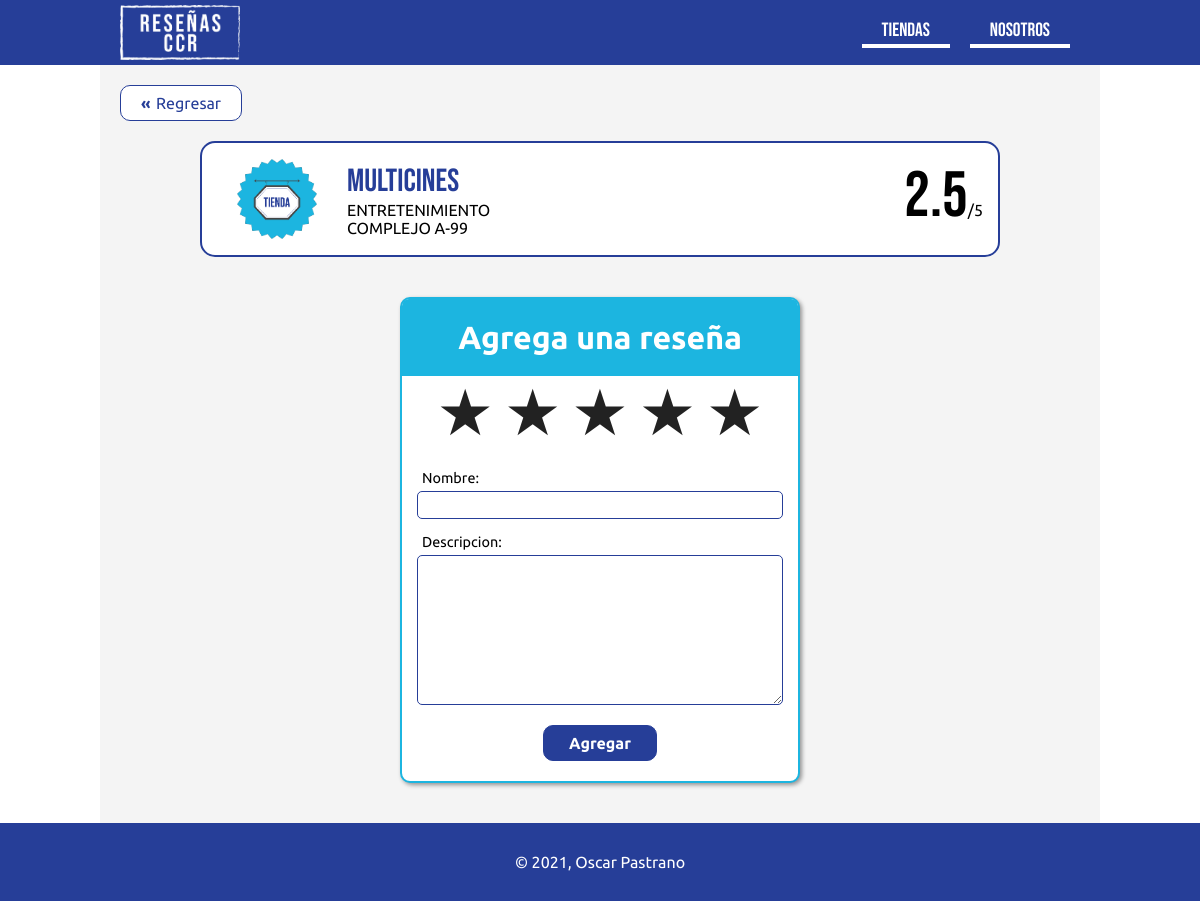
Screenshot of /review/348/ with the database file from the repository.
### reviews/models.py (models this page shows, shortened)
class Store(models.Model):
	name = models.CharField(max_length=150)
	room = models.CharField(max_length=150,  null=True, blank=True)
	description = models.TextField( null=True, blank=True)
	score = models.DecimalField(max_digits=4, decimal_places=2, null=True, blank=True)
	logo = models.TextField( null=True, blank=True)
	category = models.ForeignKey(
		Category, on_delete=models.SET_NULL, related_name='stores', null=True, blank=True
	)
	class Meta:
		ordering = ['name']
	def totalScore(self):
		total = 0
		for rev in self.reviews.all():
			total = total + rev.score
		if total > 0:
			return total / len(self.reviews.all())
		else:
			return 0

class Category(models.Model):
	name = models.CharField(max_length=150)
	description = models.TextField(null=True, blank=True)
	class Meta:
		ordering = ['name']

class Review(models.Model):
	score = models.IntegerField()
	name = models.CharField(max_length=150, blank=True)
	description = models.TextField( null=True, blank=True)
	created = models.DateTimeField(auto_now_add=True)
	store = models.ForeignKey(
		Store, on_delete=models.SET_NULL, related_name='reviews', null=True, blank=True
	)
	class Meta:
		ordering = ['-created']

### reviews/views.py (the view)
# urls.py: path('review/<int:storeId>/', createReview, name='create'),
def createReview(request, storeId):
	store = Store.objects.get(id=storeId)
	if request.method == 'POST':
		form = ReviewForm(request.POST)
		if form.is_valid():
			instance = form.save(commit=False)
			instance.store=store
			instance.save()
			return redirect('reviews:store', storeId)
	else:
		form = ReviewForm()
	context = {
		'form': form,
		'store': store
	}
	return render(request, 'reviews/review_add.html', context)

### reviews/forms.py (shortened to what this page needs)
class ReviewForm(ModelForm):
	class Meta:
		model = Review
		fields = ['score', 'name', 'description']
		labels = {
			'score': _(''),
			'name': _('Nombre:'),
			'description': _('Descripcion:')
		}
		widgets = {
			'score': RadioSelect(choices=SCORES),
			'name': TextInput(attrs={'autocomplete': 'off'}),
			'description': Textarea(attrs={'autocomplete': 'off'})
		}

### reviews/templates/reviews/review_add.html (shortened to what this page needs)
{% extends 'base.html' %} {% load static %}
{% block main %}
<a href=" {% url 'reviews:store' store.id %} " class="back">Regresar</a>
{% include './partials/storeData.html' %}
<div class="new">
   <p class="frmT">Agrega una reseña</p>
   <form action="" method="post">
      {% csrf_token %} {{form}}
      <button type="submit" class="add">Agregar</button>
   </form>
</div>
{% endblock %}

### reviews/templates/reviews/partials/storeData.html
{% load static %}
<div class="store">
   <div class="logo">
      <img src=" {% static 'img/storeLogo.png' %} " alt="" />
   </div>
   <div class="info">
      <p class="strName">{{store.name}}</p>
      <p>{{store.category.name}}</p>
      <p>{{store.room}}</p>
   </div>
   <div class="score">
      {% if store.totalScore == 0 %}
      <p>&theta;</p>
      {% else %}
      <p>{{store.totalScore|floatformat}} <span>/5</span></p>
      {% endif %}
   </div>
</div>

### assets/css/main.css (style rules this page uses)
* { margin:0;padding:0;box-sizing:border-box;font-family:ubuntu }
body { font-family:arial;background:#fff;color:#000 }
ul { list-style:none }
a { text-decoration:none;color:#fff }
.back { display:inline-block;padding:8px 20px 8px 35px;border:1px solid #263e98;text-align:center;margin:20px;border-radius:10px;color:#263e98;background:#fff;position:relative;transition:.2s }
.back:before { content:"«";position:absolute;left:20px;top:50%;transform:translate(0, -50%);font-weight:bold;transition:.2s }
.add { display:inline-block;margin:20px 0;padding:8px 25px;background:#263e98;font-weight:bold;border:1px solid #263e98;border-radius:10px;box-shadow:2px 2px 2px #fff;transition:.2s }
.store { display:flex;align-items:center;padding:15px;border:2px solid #263e98;border-radius:15px;max-width:80%;margin:0 auto;background:#fff }
.store .logo { margin-right:10px;width:120px }
.store img { height:80px;display:block;margin:0 auto }
.store .info { flex:1 }
.store .info .strName { font-size:2rem;font-family:"Bebas Neue";color:#263e98 }
.store .score p { font-family:"Bebas Neue";font-size:4rem;border-bottom:5px solid #fff }
.store .score span { font-size:1rem;margin-left:-10px }
.new { width:400px;margin:20px auto 0;padding:15px;border:1px solid #263e98;border-radius:10px }
.new .frmT { text-align:center;font-size:1.2rem;font-weight:bold }
.new input,.new label,.new textarea { display:block;font-size:.9rem;padding:5px;outline:none }
.new label { padding-top:15px }
.new input[type=text] { width:100% }
.new textarea { width:100%;max-width:100%;min-width:100%;min-height:100px;max-height:150px }
.new input[type=text],.new textarea { border-radius:5px;border:1px solid #fff }
.new button { color:#fff;cursor:pointer;margin:20px auto 5px;display:block;font-size:1rem }
.new { width:400px;margin:40px auto 0;padding:60px 15px 15px;border:2px solid #1cb5e0;border-radius:10px;background:#fff;box-shadow:2px 2px 4px rgba(0,0,0,.4);position:relative }
.new .frmT { text-align:center;padding:20px 0;background:#1cb5e0;font-size:2rem;font-weight:bold;color:#fff;border-radius:7px 7px 0 0;position:absolute;width:100%;left:0;top:0 }
.new input[type=text],.new textarea { border-radius:5px;border:1px solid #263e98 }
#id_score { display:flex;justify-content:center }

### rows the page displays
Store: name "MULTICINES", category.name "ENTRETENIMIENTO", room "COMPLEJO A-99", totalScore "2.5"
